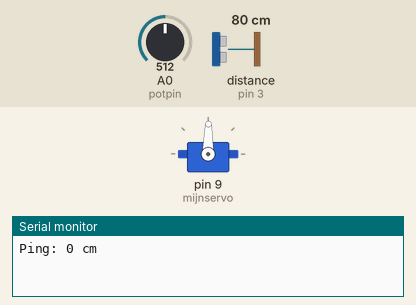
This sketch was run on a simulated Arduino Uno, built with avr-gcc and run on an emulated ATmega328P. Shown: servo, the last lines printed to the serial monitor. The inputs (shaded band) are chosen by the test bench; at power-on: distance to the obstacle (sensor on pin 3) 80 cm, A0 (potpin) = 512. The echo pulse lasts 58.3 µs per cm.

Above: at 1.2 s.
1.3 s: distance to the obstacle (sensor on pin 3) set to 9 cm
At 3.5 s:
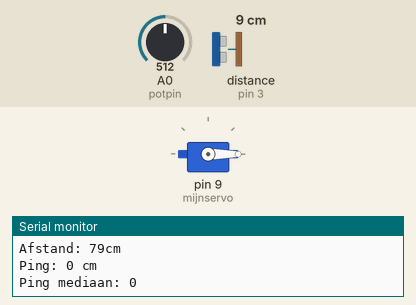
7.0 s: A0 (potpin) set to 390
At 7.92 s:
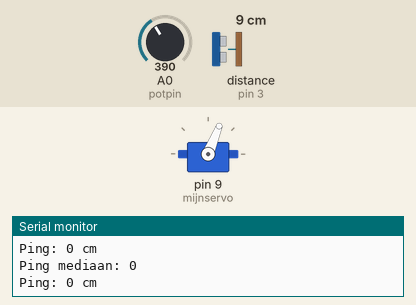
11.7 s: A0 (potpin) set to 306
15.8 s: A0 (potpin) set to 122
19.9 s: A0 (potpin) set to 716
24.0 s: distance to the obstacle (sensor on pin 3) set to 4 cm
27.5 s: distance to the obstacle (sensor on pin 3) set to 2 cm
At 28.3 s:
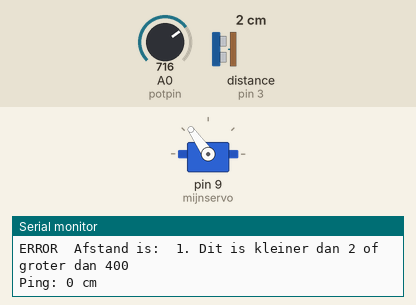
Timing chart, 0 to 30.2 s (numbered marks = the images above; inputs shaded):
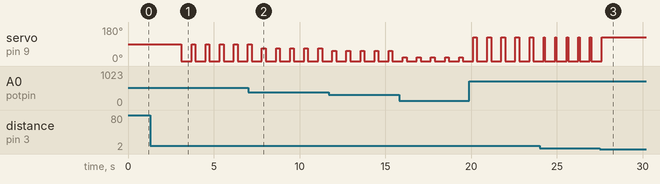

Measured:
- the behaviour switches between 3 and 2 cm on distance to the obstacle (sensor on pin 3) (found by bisection; images 2 and 3)
- after the input at 27.5 s, servo on pin 9 (mijnservo): goes on until 27.6 s, then stays 125°
- by itself, servo on pin 9 (mijnservo): repeats every 0.82 s: 89° 0.22 s, 0° 0.60 s

The sketch:

opdracht4.ino
```cpp
#include <Servo.h>
#include <NewPing.h>
Servo mijnservo;
int potpin = 0;
int val;
const float pinTrig= 2;
const float pinEcho=3;
float duur;
int afstand;
int afstandIn_cm;
int afstandmediaan;
int iterations;

NewPing sonar(pinTrig,pinEcho,afstand);

void setup()
{
  mijnservo.attach(9);
  pinMode(pinTrig,OUTPUT);
  pinMode(pinEcho,INPUT);
  Serial.begin(9600);
}
void loop()
{
  val = analogRead(potpin);
  val = map(val, 0, 1023, 0, 179);
  mijnservo.write(val);
  delay(15);
  digitalWrite(pinTrig,LOW);
  delayMicroseconds(2);
//sonar.ping_median(iterations);
  digitalWrite(pinTrig,HIGH);
  delayMicroseconds(10);
  digitalWrite(pinTrig,LOW);
  duur = pulseIn(pinEcho,HIGH);
  afstandIn_cm = sonar.ping_cm();
  afstand = duur*0.034/2;
  Serial.print("Ping: ");
  Serial.print(afstandIn_cm);
  Serial.println(" cm");
  iterations = afstand;
  afstandmediaan=sonar.ping_median(iterations);
  Serial.print("Ping mediaan: ");
  Serial.println(afstandmediaan);


  if(afstand <2 || afstand > 400 )
  {
    Serial.print("ERROR  ");
    Serial.print("Afstand is:  ");
    Serial.print(afstand);
    Serial.println(". Dit is kleiner dan 2 of groter dan 400");
    //Serial.println("cm");
  }
  else if(afstand <=20)
  {
    mijnservo.write(0);
    delay(600);
  }
  else
  {
    Serial.print("Afstand: ");
    Serial.print(afstand);
    Serial.println("cm");
    mijnservo.write(90);
    delay(600);
  }


}
```
